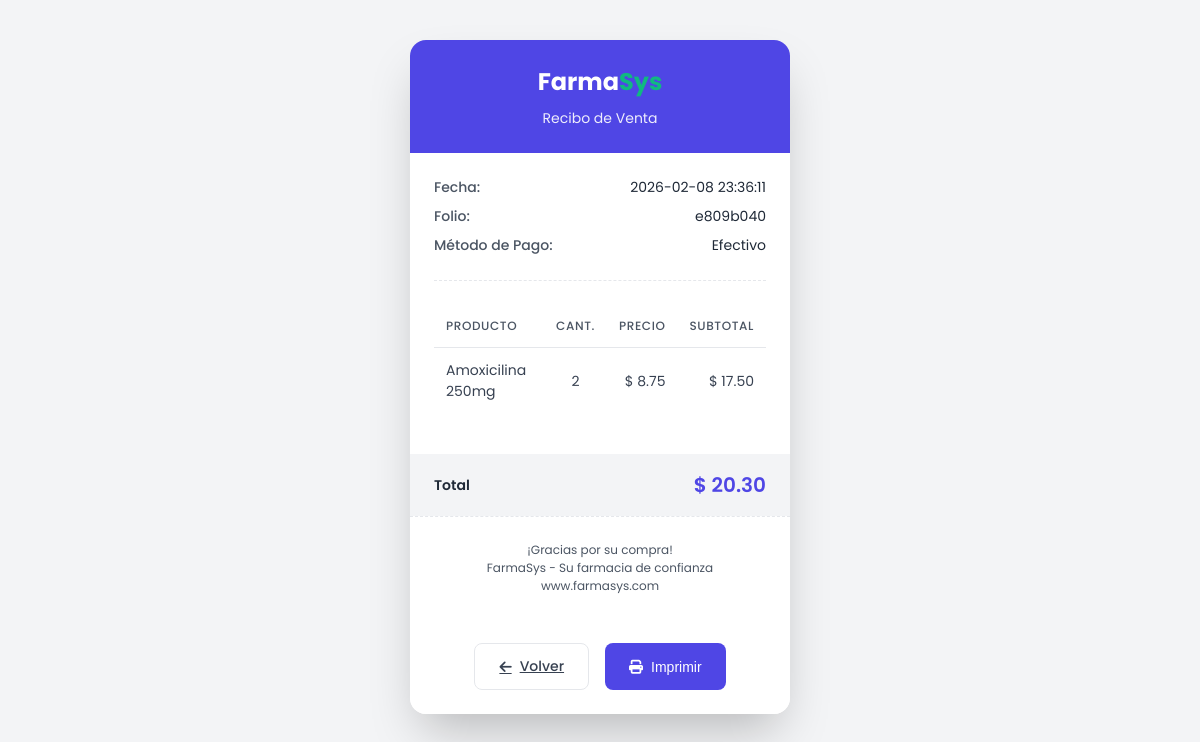
/receipt/e809b040-d67c-473c-b529-36266ef4ac97 (signed in), run on the app's committed database.
### tables this page shows
CREATE TABLE receipts (
            id TEXT PRIMARY KEY,
            datetime TEXT NOT NULL,
            customer TEXT,
            payment_method TEXT,
            subtotal REAL NOT NULL DEFAULT 0,
            iva REAL NOT NULL DEFAULT 0,
            total REAL NOT NULL DEFAULT 0,
            cash_register_id TEXT,
            FOREIGN KEY (cash_register_id) REFERENCES cash_registers(id)
        );

CREATE TABLE receipt_items (
            id INTEGER PRIMARY KEY AUTOINCREMENT,
            receipt_id TEXT NOT NULL,
            name TEXT NOT NULL,
            qty INTEGER NOT NULL,
            price REAL NOT NULL,
            subtotal REAL NOT NULL,
            FOREIGN KEY (receipt_id) REFERENCES receipts(id) ON DELETE CASCADE
        );

### app.py (the view)
@app.get("/receipt/<rid>")
@login_required
def view_receipt(rid):
    conn = get_db()
    receipt = conn.execute("SELECT * FROM receipts WHERE id = ?", (rid,)).fetchone()
    if not receipt:
        abort(404)
    items = conn.execute(
        "SELECT name, qty, price, subtotal FROM receipt_items WHERE receipt_id = ? ORDER BY id",
        (rid,)
    ).fetchall()
    receipt_dict = dict(receipt)
    receipt_dict["items"] = [dict(it) for it in items]
    return render_template("receipt_print.html", r=receipt_dict)

### app.py (called while the page is built)
def get_db():
    if "db" not in g:
        conn = sqlite3.connect(DB_PATH)
        conn.row_factory = sqlite3.Row
        conn.execute("PRAGMA foreign_keys = ON")
        g.db = conn
    return g.db

def login_required(f):
    @wraps(f)
    def decorated_function(*args, **kwargs):
        if not session.get("user"):
            return redirect(url_for("login", next=request.path))
        return f(*args, **kwargs)
    return decorated_function

### templates/receipt_print.html (shortened to what this page needs)
<!doctype html>
<html lang="es">
<head>
  <link rel="stylesheet" href="https://cdnjs.cloudflare.com/ajax/libs/font-awesome/6.4.0/css/all.min.css">
</head>
<body>
  <div class="receipt-container">
    <div class="receipt-header">
      <h1>Farma<span>Sys</span></h1>
      <p>Recibo de Venta</p>
    </div>
    <div class="receipt-body">
      <div class="receipt-info">
        <div>
          <label>Fecha:</label>
          <span>{{ r['datetime'].replace('T',' ')[:19] }}</span>
        </div>
        <div>
          <label>Folio:</label>
          <span>{{ r['id'][:8] }}</span>
        </div>
        <div>
          <label>Método de Pago:</label>
          <span>{% if r.get('payment_method') == 'cash' %}Efectivo{% elif r.get('payment_method') == 'card' %}Tarjeta{% else %}{{ r.get('payment_method', 'N/A')|upper }}{% endif %}</span>
        </div>
      </div>
      <table class="receipt-table">
        <thead>
          <tr>
            <th>Producto</th>
            <th style="text-align:center">Cant.</th>
            <th style="text-align:right">Precio</th>
            <th style="text-align:right">Subtotal</th>
          </tr>
        </thead>
        <tbody>
          {% for it in r['items'] %}
          <tr>
            <td>{{ it['name'] }}</td>
            <td style="text-align:center">{{ it['qty'] }}</td>
            <td style="text-align:right">$ {{ '%.2f'|format(it['price']) }}</td>
            <td style="text-align:right">$ {{ '%.2f'|format(it['subtotal']) }}</td>
          </tr>
          {% endfor %}
        </tbody>
      </table>
    </div>
    <div class="receipt-total">
      <span class="label">Total</span>
      <span class="amount">$ {{ '%.2f'|format(r['total']) }}</span>
    </div>
    <div class="receipt-footer">
      <p>¡Gracias por su compra!</p>
      <p>FarmaSys - Su farmacia de confianza</p>
      <p>www.farmasys.com</p>
    </div>
    <div class="actions">
      <a href="/receipts" class="btn btn-secondary">
        <i class="fas fa-arrow-left"></i>
        Volver
      </a>
      <button class="btn btn-primary" onclick="window.print()">
        <i class="fas fa-print"></i>
        Imprimir
      </button>
    </div>
  </div>
</body>
</html>

### templates/receipt_print.html (style rules this page uses)
:root { --primary: #4F46E5; --secondary: #10B981; --gray-100: #F3F4F6; --gray-200: #E5E7EB; --gray-600: #4B5563; --gray-700: #374151; --gray-800: #1F2937; }
body { background: var(--gray-100); padding: 2rem; font-family: 'Poppins', sans-serif; line-height: 1.5; color: var(--gray-800); }
.receipt-container { background: white; max-width: 380px; margin: 0 auto; border-radius: 1rem; box-shadow: 0 25px 50px -12px rgba(0, 0, 0, 0.25); overflow: hidden; }
.receipt-header { background: var(--primary); color: white; padding: 1.5rem; text-align: center; }
.receipt-header h1 { margin: 0; font-size: 1.5rem; font-weight: 700; }
.receipt-header span { color: var(--secondary); }
.receipt-header p { margin: 0.5rem 0 0; font-size: 0.875rem; opacity: 0.9; }
.receipt-body { padding: 1.5rem; }
.receipt-info { margin-bottom: 1.5rem; padding-bottom: 1rem; border-bottom: 1px dashed var(--gray-200); }
.receipt-info div { display: flex; justify-content: space-between; margin-bottom: 0.5rem; font-size: 0.875rem; }
.receipt-info label { color: var(--gray-600); font-weight: 500; }
.receipt-table { width: 100%; border-collapse: separate; border-spacing: 0; margin-bottom: 1rem; }
.receipt-table th { padding: 0.75rem; text-align: left; font-weight: 500; color: var(--gray-600); font-size: 0.75rem; text-transform: uppercase; letter-spacing: 0.05em; border-bottom: 1px solid var(--gray-200); }
.receipt-table td { padding: 0.75rem; color: var(--gray-700); font-size: 0.875rem; border-bottom: 1px solid var(--gray-100); }
.receipt-table tr:last-child td { border-bottom: none; }
.receipt-total { background: var(--gray-100); padding: 1rem 1.5rem; display: flex; justify-content: space-between; align-items: center; font-weight: 600; color: var(--gray-800); }
.receipt-total .label { font-size: 0.875rem; }
.receipt-total .amount { font-size: 1.25rem; color: var(--primary); }
.receipt-footer { padding: 1.5rem; text-align: center; border-top: 1px dashed var(--gray-200); }
.receipt-footer p { margin: 0; font-size: 0.75rem; color: var(--gray-600); }
.actions { display: flex; justify-content: center; gap: 1rem; padding: 1.5rem; background: white; }
.btn { padding: 0.75rem 1.5rem; border: none; border-radius: 0.5rem; font-weight: 500; cursor: pointer; display: inline-flex; align-items: center; gap: 0.5rem; font-size: 0.875rem; transition: all 0.2s; }
.btn-primary { background: var(--primary); color: white; }
.btn-secondary { background: white; color: var(--gray-700); border: 1px solid var(--gray-200); }

### data on the page
receipts: datetime "2026-02-08 23:36:11", total "20.30"
receipt_items: name "Amoxicilina 250mg", qty "2", price "8.75", subtotal "17.50"

### other printed values
{{ r['id'][:8] }} "e809b040"
